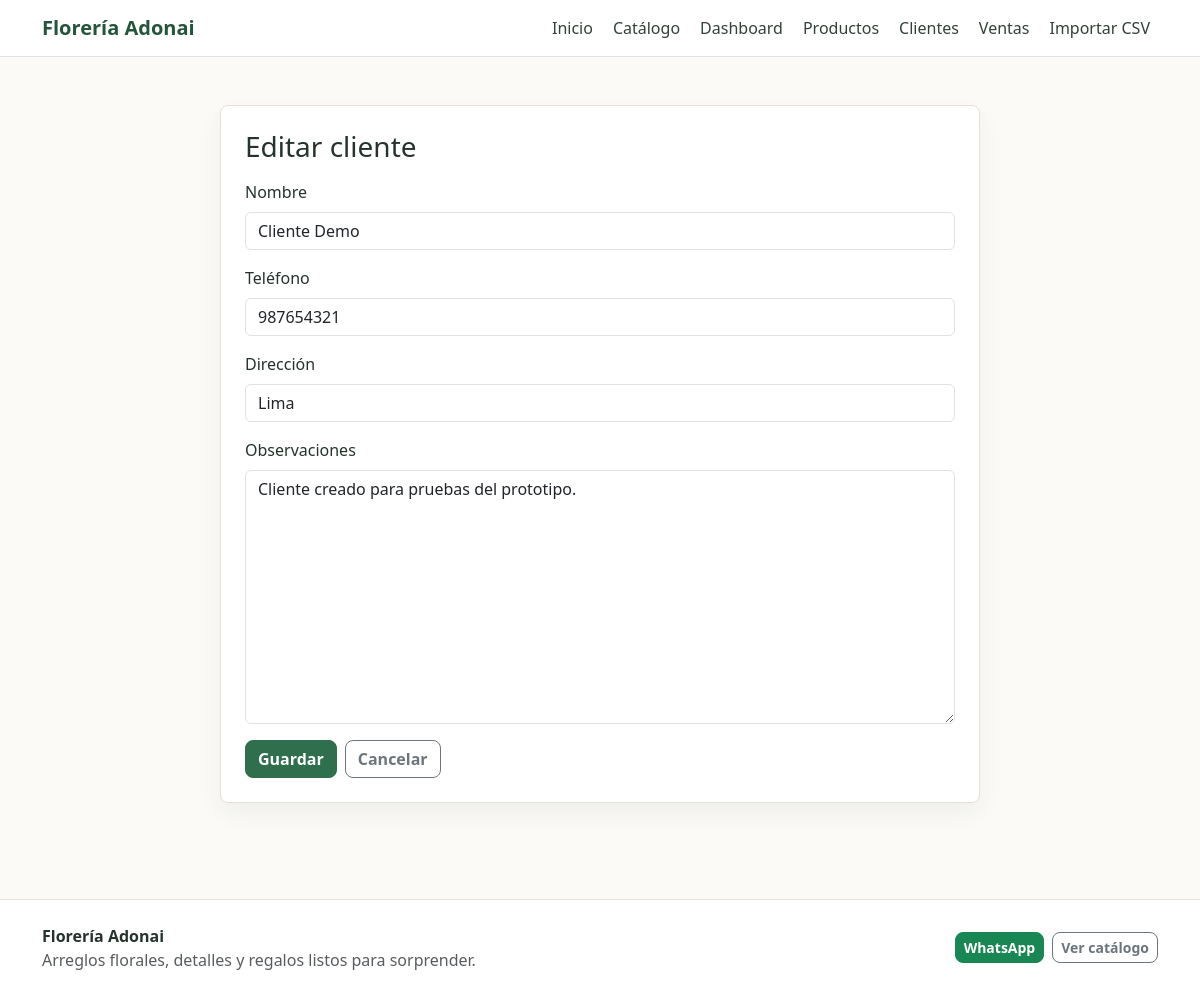
/clientes/1/editar/ (signed in), run on the app's committed database.
### gestion/models.py (models this page shows, shortened)
class Cliente(models.Model):
    nombre = models.CharField(max_length=120)
    telefono = models.CharField(max_length=20, blank=True)
    direccion = models.CharField(max_length=220, blank=True)
    observaciones = models.TextField(blank=True)
    fecha_registro = models.DateTimeField(auto_now_add=True)
    class Meta:
        ordering = ['nombre']
        constraints = [
            models.UniqueConstraint(
                fields=['telefono'],
                condition=~Q(telefono=''),
                name='cliente_telefono_unico_si_existe',
            )
        ]

### gestion/views.py (the view)
# urls.py: path('clientes/<int:pk>/editar/', views.cliente_editar, name='cliente_editar'),
@staff_required
def cliente_editar(request, pk):
    cliente = get_object_or_404(Cliente, pk=pk)
    if request.method == 'POST':
        form = ClienteForm(request.POST, instance=cliente)
        if form.is_valid():
            form.save()
            messages.success(request, 'Cliente actualizado correctamente.')
            return redirect('gestion:cliente_detalle', pk=cliente.pk)
    else:
        form = ClienteForm(instance=cliente)
    return render(request, 'gestion/cliente_form.html', {'form': form, 'titulo': 'Editar cliente'})

### gestion/forms.py
class ClienteForm(BootstrapFormMixin, forms.ModelForm):
    class Meta:
        model = Cliente
        fields = ['nombre', 'telefono', 'direccion', 'observaciones']
        labels = {
            'telefono': 'Teléfono',
            'direccion': 'Dirección',
        }

### gestion/context_processors.py (called while the page is built)
def floreria_config(request):
    return {
        'floreria': {
            'nombre': settings.FLORERIA_NOMBRE,
            'yape': settings.FLORERIA_YAPE,
            'whatsapp': settings.FLORERIA_WHATSAPP,
            'promo': settings.FLORERIA_PROMO,
            'qr_yape_static': settings.FLORERIA_QR_YAPE_STATIC,
        }
    }

### gestion/views.py (called while the page is built)
def staff_required(view_func):
    @wraps(view_func)
    def _wrapped_view(request, *args, **kwargs):
        user = request.user
        if user.is_authenticated and (user.is_staff or user.is_superuser):
            return view_func(request, *args, **kwargs)
        return HttpResponse('acceso no autorizado', status=403)
    return _wrapped_view

### templates/gestion/cliente_form.html (shortened to what this page needs)
{% extends 'gestion/base.html' %}
{% block content %}
<section class="container py-5">
  <div class="tool-panel form-panel">
    <h1 class="h3 mb-3">{{ titulo }}</h1>
    <form method="post">
      {% include 'gestion/_form_fields.html' with form=form %}
      <div class="d-flex gap-2">
        <button class="btn btn-primary" type="submit">Guardar</button>
        <a class="btn btn-outline-secondary" href="{% url 'gestion:clientes_lista' %}">Cancelar</a>
      </div>
    </form>
  </div>
</section>
{% endblock %}

### templates/gestion/_form_fields.html (shortened to what this page needs)
{% for field in form %}
  {% if field.field.widget.input_type == 'checkbox' %}
    <div class="form-check mb-3">
      {{ field }}
      <label class="form-check-label" for="{{ field.id_for_label }}">{{ field.label }}</label>
      {% if field.help_text %}<div class="form-text">{{ field.help_text }}</div>{% endif %}
      {% for error in field.errors %}<div class="invalid-feedback d-block">{{ error }}</div>{% endfor %}
    </div>
  {% else %}
    <div class="mb-3">
      <label class="form-label" for="{{ field.id_for_label }}">{{ field.label }}</label>
      {{ field }}
    </div>
  {% endif %}
{% endfor %}

### static/css/styles.css (style rules this page uses)
:root { --adonai-green: #2f6f4e; --adonai-green-dark: #24553c; --adonai-rose: #c95670; --adonai-rose-soft: #f9e5ea; --adonai-gold: #c69b4c; --adonai-ink: #26332c; --adonai-muted: #6f7b72; --adonai-bg: #fbfaf7; --adonai-border: #e6e1d9; }
body { background: var(--adonai-bg); color: var(--adonai-ink); }
a { color: var(--adonai-green); }
.btn { border-radius: 8px; font-weight: 600; }
.btn-primary { --bs-btn-bg: var(--adonai-green); --bs-btn-border-color: var(--adonai-green); --bs-btn-hover-bg: var(--adonai-green-dark); --bs-btn-hover-border-color: var(--adonai-green-dark); --bs-btn-active-bg: var(--adonai-green-dark); --bs-btn-active-border-color: var(--adonai-green-dark); }
.category-tile, .campaign-item, .stat-card, .tool-panel, .empty-state, .qr-panel { border: 1px solid var(--adonai-border); border-radius: 8px; background: #ffffff; }
.tool-panel { padding: 24px; box-shadow: 0 10px 24px rgba(38, 51, 44, 0.06); }
.form-panel { max-width: 760px; margin: 0 auto; }

### data on the page
Cliente: form "Cliente Demo" "987654321" "Lima" "Cliente creado para pruebas del prototipo."

### other printed values
{{ floreria.nombre }} "Florería Adonai"
{{ titulo }} "Editar cliente"
{{ field.label }} "Nombre" "Teléfono" "Dirección" "Observaciones"
{{ floreria.promo }} "Arreglos florales, detalles y regalos listos para sorprender."
